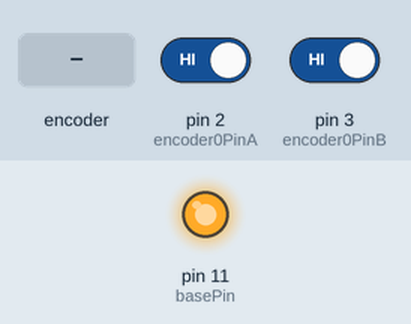
Simulated run of this sketch. Board: Arduino Uno, built with avr-gcc and run on an emulated ATmega328P. Shown: output pins drawn as LEDs (lit = HIGH). Dashed ring = blinking. The inputs (shaded band) are chosen by the test bench; at power-on: pin 2 (encoder0PinA) HIGH, pin 3 (encoder0PinB) HIGH. What the sketch prints to the serial monitor is not drawn.

Above: at 1.2 s.
1.3 s: rotary encoder on pin 2 (encoder0PinA) / pin 3 (encoder0PinB) turned 3 steps (first pin leading)
At 1.59 s:
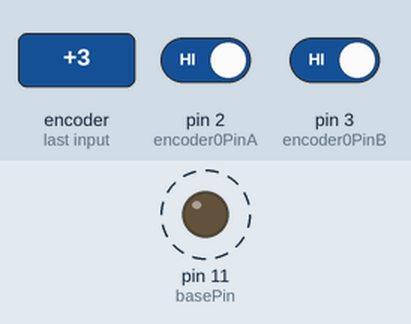
3.4 s: rotary encoder on pin 2 (encoder0PinA) / pin 3 (encoder0PinB) turned 1 step (first pin leading)
At 4.2 s:
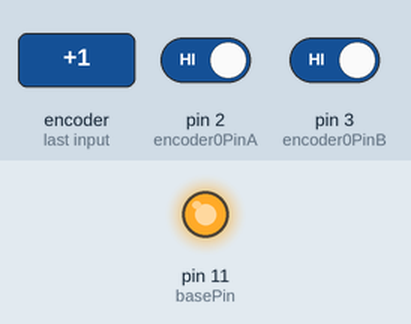
Timing chart, 0 to 6.4 s (numbered marks = the images above; inputs shaded):
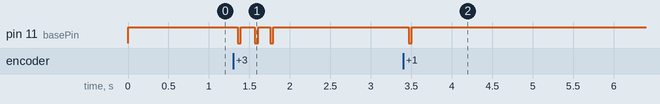

Measured:
- after the input at 1.3 s, pin 11 (basePin): alternates HIGH for 0.16 s and LOW for 0.04 s, 6 changes in all, then stays HIGH, starting after 0.06 s
- after the input at 3.4 s, pin 11 (basePin): HIGH → LOW after 0.07 s, → HIGH 0.04 s later

The sketch:

speed-p-controller.ino
```cpp
#include <PID_v1.h>

#define encoder0PinA  2
#define encoder0PinB  3

volatile long encoder0Pos=0;
long newposition;
long oldposition = 0;
unsigned long newtime;
unsigned long oldtime = 0;
long vel;
int basePin = 11;

int i=0;
double amplitude=50;
double Setpoint, Input, Output, errort;
double val_output;//Power supplied to the motor PWM value.
float PIDinMin = 0;
float PIDinMax = 1000;
//double Kp=15, Ki=5, Kd=0;
double Kp=10, Ki=5, Kd=0;
//PID myPID(&Input, &val_output, &Setpoint, Kp, Ki, Kd, DIRECT);


float PIDoutMin = 0;
float PIDoutMax = 1000;

float outMin = 0;
float outMax = 255;
float outRangeFactor = outMax / PIDoutMax;


void setup()
{
  pinMode(encoder0PinA, INPUT);
  digitalWrite(encoder0PinA, HIGH);       // turn on pullup resistor
  pinMode(encoder0PinB, INPUT);
  digitalWrite(encoder0PinB, HIGH);       // turn on pullup resistor
  attachInterrupt(0, doEncoder, RISING);  // encoDER ON PIN 2
  Serial.begin (9600);
  //Serial.println("start");                // a personal quirk
  pinMode(basePin,OUTPUT);

  Setpoint = 900;
analogWrite(basePin,255);
  //turn the PID on
 //myPID.SetMode(AUTOMATIC);
}
void loop()
{

newposition = encoder0Pos;
newtime = millis();
vel = ((newposition-oldposition) * 1000/(newtime-oldtime));

oldposition = newposition;
oldtime = newtime;
  Input = vel;
  //myPID.Compute();
 PController();

  if(i>10){
 //analogWrite(basePin,255);
  analogWrite(basePin,val_output);
  Serial.print (vel);
  Serial.print("\t");
  Serial.print(Setpoint);
  Serial.print("\t");
  Serial.print(val_output);
  Serial.print("\t");
  Serial.println (errort);
   // Serial.print("\t");
 // Serial.println((i%500));
  }

  if((i%200)==0)
    {

      amplitude=-amplitude;
      //Setpoint=(Setpoint) +(amplitude*2);
      //myPID.Compute();
     PController();

      }
  i++;

delay(2);

}

void doEncoder()
{
  if (digitalRead(encoder0PinA) == digitalRead(encoder0PinB)) {
    encoder0Pos++;
  } else {
    encoder0Pos--;
  }
}


void PController()
{
  errort=Setpoint-Input;
  val_output=(Kp*errort);
    //Serial.print("\t");
    //Serial.print(val_output);
  if(val_output<0){
    val_output=0;
    }else if(val_output>255){
      val_output=255;
      }
    //delay(10);


  }
```
